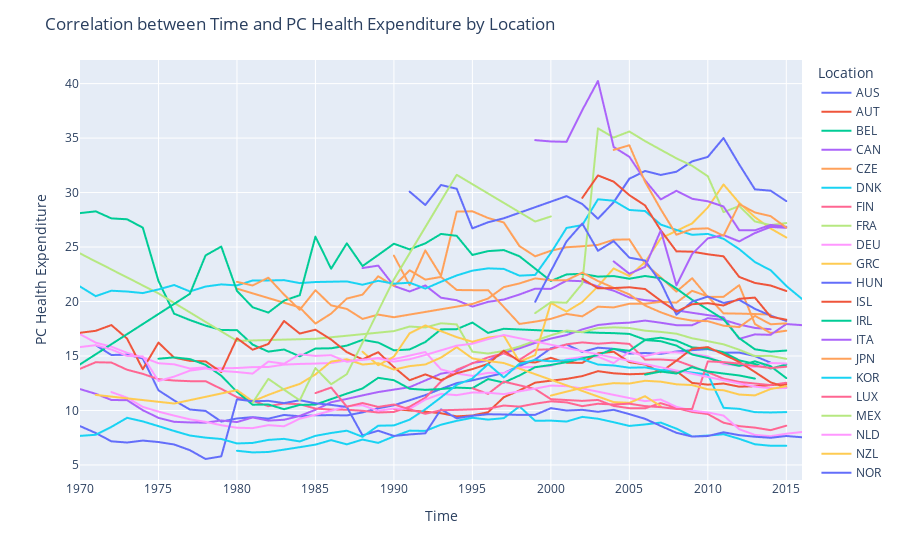

This figure's notebook cell:
### Code cell
fig = px.line(df, x='TIME', y='PC_HEALTHXP', color='LOCATION')

fig.update_layout(
    title='Correlation between Time and PC Health Expenditure by Location',
    xaxis_title='Time',
    yaxis_title='PC Health Expenditure',
    legend_title='Location'
)

fig.show()

# No apparent correlation

### Figure 1 — Plotly figure (JSON) as saved in the notebook; plotly's stock layout.template omitted (floating-point values rounded to 4 significant figures)
{"data": [{"hovertemplate": "LOCATION=AUS<br>TIME=%{x}<br>PC_HEALTHXP=%{y}<extra></extra>", "legendgroup": "AUS", "line": {"color": "#636efa", "dash": "solid"}, "marker": {"symbol": "circle"}, "mode": "lines", "name": "AUS", "showlegend": true, "type": "scattergl", "x": [1971, 1972, 1973, 1974, 1975, 1976, 1977, 1978, 1979, 1980, 1981, 1982, 1983, 1984, 1985, 1986, 1987, 1988, 1989, 1990, 1991, 1992, 1993, 1994, 1995, 1996, 1997, 1998, 1999, 2000, 2001, 2002, 2003, 2004, 2005, 2006, 2007, 2008, 2009, 2010, 2011, 2012, 2013, 2014], "xaxis": "x", "y": [15.99, 15.09, 15.12, 14.77, 11.85, 10.92, 10.09, 9.958, 8.981, 9.263, 9.388, 9.248, 9.589, 9.465, 9.56, 9.568, 9.543, 9.823, 10.2, 10.47, 10.94, 11.41, 11.98, 12.51, 12.76, 13.11, 13.44, 14.08, 14.68, 15.7, 16.06, 15.37, 15.76, 15.66, 15.22, 15.28, 15.2, 15.41, 15.54, 15.63, 15.31, 15.31, 14.99, 14.39], "yaxis": "y"}, {"hovertemplate": "LOCATION=AUT<br>TIME=%{x}<br>PC_HEALTHXP=%{y}<extra></extra>", "legendgroup": "AUT", "line": {"color": "#EF553B", "dash": "solid"}, "marker": {"symbol": "circle"}, "mode": "lines", "name": "AUT", "showlegend": true, "type": "scattergl", "x": [1990, 1991, 1992, 1993, 1994, 1995, 1996, 1997, 1998, 1999, 2000, 2001, 2002, 2003, 2004, 2005, 2006, 2007, 2008, 2009, 2010, 2011, 2012, 2013, 2014, 2015], "xaxis": "x", "y": [10.13, 10.0, 9.889, 9.746, 9.457, 9.542, 9.839, 11.21, 11.84, 12.55, 12.73, 12.9, 13.15, 13.61, 13.41, 13.32, 13.37, 13.61, 13.61, 12.53, 12.37, 12.47, 12.18, 12.22, 12.32, 12.41], "yaxis": "y"}, {"hovertemplate": "LOCATION=BEL<br>TIME=%{x}<br>PC_HEALTHXP=%{y}<extra></extra>", "legendgroup": "BEL", "line": {"color": "#00cc96", "dash": "solid"}, "marker": {"symbol": "circle"}, "mode": "lines", "name": "BEL", "showlegend": true, "type": "scattergl", "x": [1970, 1971, 1972, 1973, 1974, 1975, 1976, 1977, 1978, 1979, 1980, 1981, 1982, 1983, 1984, 1985, 1986, 1987, 1988, 1989, 1990, 1991, 1992, 1993, 1994, 1995, 1996, 1997, 2003, 2004, 2005, 2006, 2007, 2008, 2009, 2010, 2011, 2012, 2013, 2014, 2015], "xaxis": "x", "y": [28.11, 28.27, 27.63, 27.55, 26.78, 21.89, 18.88, 18.3, 17.79, 17.39, 17.37, 16.04, 15.4, 15.59, 14.97, 15.68, 15.71, 15.95, 16.48, 16.23, 15.52, 15.6, 16.28, 17.45, 17.46, 18.07, 17.12, 17.5, 17.13, 17.1, 17.03, 16.5, 16.68, 16.41, 15.79, 15.68, 15.35, 14.6, 14.27, 13.85, 14.21], "yaxis": "y"}, {"hovertemplate": "LOCATION=CAN<br>TIME=%{x}<br>PC_HEALTHXP=%{y}<extra></extra>", "legendgroup": "CAN", "line": {"color": "#ab63fa", "dash": "solid"}, "marker": {"symbol": "circle"}, "mode": "lines", "name": "CAN", "showlegend": true, "type": "scattergl", "x": [1970, 1971, 1972, 1973, 1974, 1975, 1976, 1977, 1978, 1979, 1980, 1981, 1982, 1983, 1984, 1985, 1986, 1987, 1988, 1989, 1990, 1991, 1992, 1993, 1994, 1995, 1996, 1997, 1998, 1999, 2000, 2001, 2002, 2003, 2004, 2005, 2006, 2007, 2008, 2009, 2010, 2011, 2012, 2013, 2014], "xaxis": "x", "y": [11.96, 11.53, 10.96, 10.94, 10.03, 9.319, 8.957, 8.9, 8.882, 9.081, 8.934, 9.357, 9.071, 9.145, 9.5, 10.06, 10.76, 11.06, 11.38, 11.69, 11.91, 12.13, 12.75, 13.38, 13.61, 14.36, 14.58, 15.26, 15.7, 16.2, 16.6, 16.92, 17.44, 17.84, 17.99, 18.06, 18.25, 18.05, 17.83, 17.82, 18.47, 18.32, 17.88, 17.57, 17.45], "yaxis": "y"}, {"hovertemplate": "LOCATION=CZE<br>TIME=%{x}<br>PC_HEALTHXP=%{y}<extra></extra>", "legendgroup": "CZE", "line": {"color": "#FFA15A", "dash": "solid"}, "marker": {"symbol": "circle"}, "mode": "lines", "name": "CZE", "showlegend": true, "type": "scattergl", "x": [1990, 1991, 1992, 1993, 1994, 1995, 1996, 1997, 1998, 1999, 2000, 2001, 2002, 2003, 2004, 2005, 2006, 2007, 2008, 2009, 2010, 2011, 2012, 2013, 2014, 2015], "xaxis": "x", "y": [24.21, 21.5, 24.69, 22.36, 28.25, 28.28, 27.66, 27.25, 25.09, 24.15, 24.66, 24.98, 25.07, 25.2, 25.67, 25.7, 23.48, 22.21, 20.91, 22.14, 20.42, 20.43, 21.5, 17.93, 17.11, 17.32], "yaxis": "y"}, {"hovertemplate": "LOCATION=DNK<br>TIME=%{x}<br>PC_HEALTHXP=%{y}<extra></extra>", "legendgroup": "DNK", "line": {"color": "#19d3f3", "dash": "solid"}, "marker": {"symbol": "circle"}, "mode": "lines", "name": "DNK", "showlegend": true, "type": "scattergl", "x": [1980, 1981, 1982, 1983, 1984, 1985, 1986, 1987, 1988, 1989, 1990, 1991, 1992, 1993, 1994, 1995, 1996, 1997, 1998, 1999, 2000, 2001, 2002, 2003, 2004, 2005, 2006, 2007, 2008, 2009, 2010, 2011, 2012, 2013, 2014, 2015], "xaxis": "x", "y": [6.301, 6.149, 6.189, 6.407, 6.631, 6.864, 7.276, 6.888, 7.33, 7.023, 7.621, 8.145, 8.123, 8.692, 9.047, 9.329, 9.16, 9.295, 10.37, 9.051, 9.068, 8.983, 9.409, 9.241, 8.921, 8.58, 8.718, 8.886, 8.328, 7.613, 7.696, 7.819, 7.395, 6.896, 6.757, 6.758], "yaxis": "y"}, {"hovertemplate": "LOCATION=FIN<br>TIME=%{x}<br>PC_HEALTHXP=%{y}<extra></extra>", "legendgroup": "FIN", "line": {"color": "#FF6692", "dash": "solid"}, "marker": {"symbol": "circle"}, "mode": "lines", "name": "FIN", "showlegend": true, "type": "scattergl", "x": [1970, 1971, 1972, 1973, 1974, 1975, 1976, 1977, 1978, 1979, 1980, 1981, 1982, 1983, 1984, 1985, 1986, 1987, 1988, 1989, 1990, 1991, 1992, 1993, 1994, 1995, 1996, 1997, 1998, 1999, 2000, 2001, 2002, 2003, 2004, 2005, 2006, 2007, 2008, 2009, 2010, 2011, 2012, 2013, 2014, 2015], "xaxis": "x", "y": [13.82, 14.43, 14.4, 13.74, 13.36, 12.87, 12.75, 12.69, 12.69, 11.98, 11.22, 10.9, 10.39, 10.64, 10.57, 10.17, 10.08, 10.07, 9.968, 9.812, 9.864, 10.34, 11.17, 12.65, 13.73, 14.32, 14.88, 15.24, 14.65, 15.57, 15.62, 16.08, 16.25, 16.13, 16.22, 16.11, 14.67, 14.68, 14.59, 14.06, 13.51, 12.92, 12.62, 12.47, 12.33, 12.55], "yaxis": "y"}, {"hovertemplate": "LOCATION=FRA<br>TIME=%{x}<br>PC_HEALTHXP=%{y}<extra></extra>", "legendgroup": "FRA", "line": {"color": "#B6E880", "dash": "solid"}, "marker": {"symbol": "circle"}, "mode": "lines", "name": "FRA", "showlegend": true, "type": "scattergl", "x": [1970, 1975, 1980, 1985, 1990, 1991, 1992, 1993, 1994, 1995, 1996, 1997, 1998, 1999, 2000, 2001, 2002, 2003, 2004, 2005, 2006, 2007, 2008, 2009, 2010, 2011, 2012, 2013, 2014, 2015], "xaxis": "x", "y": [24.41, 20.74, 16.39, 16.58, 17.28, 17.7, 17.62, 18.0, 17.9, 15.39, 15.22, 15.46, 15.87, 16.39, 16.9, 17.33, 17.19, 17.56, 17.63, 17.57, 17.32, 17.21, 17.04, 16.62, 16.36, 16.07, 15.57, 14.99, 15.01, 14.74], "yaxis": "y"}, {"hovertemplate": "LOCATION=DEU<br>TIME=%{x}<br>PC_HEALTHXP=%{y}<extra></extra>", "legendgroup": "DEU", "line": {"color": "#FF97FF", "dash": "solid"}, "marker": {"symbol": "circle"}, "mode": "lines", "name": "DEU", "showlegend": true, "type": "scattergl", "x": [1970, 1971, 1972, 1973, 1974, 1975, 1976, 1977, 1978, 1979, 1980, 1981, 1982, 1983, 1984, 1985, 1986, 1987, 1988, 1989, 1990, 1992, 1993, 1994, 1995, 1996, 1997, 1998, 1999, 2000, 2001, 2002, 2003, 2004, 2005, 2006, 2007, 2008, 2009, 2010, 2011, 2012, 2013, 2014, 2015], "xaxis": "x", "y": [17.0, 16.23, 15.85, 15.29, 14.88, 14.33, 14.23, 13.85, 13.96, 13.88, 13.89, 13.98, 13.99, 14.21, 14.27, 14.3, 14.36, 14.59, 14.63, 14.82, 14.71, 15.37, 13.77, 13.39, 13.18, 13.46, 13.44, 13.96, 14.0, 14.08, 14.69, 14.92, 14.94, 14.35, 15.39, 14.98, 15.32, 15.34, 15.21, 14.97, 14.26, 14.1, 13.99, 14.36, 14.31], "yaxis": "y"}, {"hovertemplate": "LOCATION=GRC<br>TIME=%{x}<br>PC_HEALTHXP=%{y}<extra></extra>", "legendgroup": "GRC", "line": {"color": "#FECB52", "dash": "solid"}, "marker": {"symbol": "circle"}, "mode": "lines", "name": "GRC", "showlegend": true, "type": "scattergl", "x": [1988, 1989, 1990, 1991, 1992, 1993, 1994, 1995, 1996, 1997, 1998, 1999, 2000, 2001, 2002, 2003, 2004, 2005, 2006, 2007, 2009, 2010, 2011, 2012, 2013, 2014, 2015], "xaxis": "x", "y": [15.39, 14.15, 14.94, 17.08, 17.8, 17.28, 16.73, 16.3, 16.69, 16.87, 14.47, 15.08, 19.87, 19.07, 19.95, 21.39, 23.04, 22.34, 23.61, 25.8, 27.17, 28.63, 30.74, 29.05, 27.74, 26.7, 25.88], "yaxis": "y"}, {"hovertemplate": "LOCATION=HUN<br>TIME=%{x}<br>PC_HEALTHXP=%{y}<extra></extra>", "legendgroup": "HUN", "line": {"color": "#636efa", "dash": "solid"}, "marker": {"symbol": "circle"}, "mode": "lines", "name": "HUN", "showlegend": true, "type": "scattergl", "x": [1991, 1992, 1993, 1994, 1995, 1996, 1997, 2001, 2002, 2003, 2004, 2005, 2006, 2007, 2008, 2009, 2010, 2011, 2012, 2013, 2014, 2015], "xaxis": "x", "y": [30.08, 28.86, 30.69, 30.35, 26.71, 27.27, 27.64, 29.67, 28.95, 27.59, 29.11, 31.27, 31.98, 31.62, 31.91, 32.86, 33.27, 35.0, 32.58, 30.29, 30.17, 29.21], "yaxis": "y"}, {"hovertemplate": "LOCATION=ISL<br>TIME=%{x}<br>PC_HEALTHXP=%{y}<extra></extra>", "legendgroup": "ISL", "line": {"color": "#EF553B", "dash": "solid"}, "marker": {"symbol": "circle"}, "mode": "lines", "name": "ISL", "showlegend": true, "type": "scattergl", "x": [1970, 1971, 1972, 1973, 1974, 1975, 1976, 1977, 1978, 1979, 1980, 1981, 1982, 1983, 1984, 1985, 1986, 1987, 1988, 1989, 1990, 1991, 1992, 1993, 1994, 1995, 1996, 1997, 1998, 1999, 2000, 2001, 2002, 2003, 2004, 2005, 2006, 2007, 2008, 2009, 2010, 2011, 2012, 2013, 2014, 2015], "xaxis": "x", "y": [17.13, 17.31, 17.84, 16.6, 13.78, 16.23, 14.85, 14.55, 14.51, 13.52, 16.63, 15.58, 16.1, 18.21, 17.06, 17.41, 16.51, 15.35, 14.69, 15.35, 13.98, 12.78, 13.31, 12.78, 13.42, 13.79, 14.28, 15.49, 14.5, 14.4, 14.83, 14.38, 14.37, 15.24, 15.39, 14.43, 14.22, 13.51, 14.57, 15.66, 15.81, 15.15, 14.45, 13.53, 12.58, 12.13], "yaxis": "y"}, {"hovertemplate": "LOCATION=IRL<br>TIME=%{x}<br>PC_HEALTHXP=%{y}<extra></extra>", "legendgroup": "IRL", "line": {"color": "#00cc96", "dash": "solid"}, "marker": {"symbol": "circle"}, "mode": "lines", "name": "IRL", "showlegend": true, "type": "scattergl", "x": [1975, 1976, 1977, 1978, 1979, 1980, 1981, 1982, 1983, 1984, 1985, 1986, 1987, 1988, 1989, 1990, 1991, 1992, 1993, 1994, 1995, 1996, 1997, 1998, 1999, 2000, 2001, 2002, 2003, 2004, 2005, 2006, 2007, 2008, 2009, 2010, 2011, 2012, 2013, 2014, 2015], "xaxis": "x", "y": [14.75, 14.87, 14.72, 14.19, 13.19, 11.71, 10.53, 10.55, 10.12, 10.51, 10.54, 11.04, 11.55, 12.02, 12.99, 12.78, 11.99, 11.89, 11.97, 12.1, 12.04, 12.88, 12.56, 13.21, 13.97, 14.18, 14.44, 14.78, 15.09, 15.65, 15.47, 16.46, 16.36, 15.95, 15.13, 14.81, 14.41, 14.09, 14.51, 14.06, 12.97], "yaxis": "y"}, {"hovertemplate": "LOCATION=ITA<br>TIME=%{x}<br>PC_HEALTHXP=%{y}<extra></extra>", "legendgroup": "ITA", "line": {"color": "#ab63fa", "dash": "solid"}, "marker": {"symbol": "circle"}, "mode": "lines", "name": "ITA", "showlegend": true, "type": "scattergl", "x": [1988, 1989, 1990, 1991, 1992, 1993, 1994, 1995, 1996, 1997, 1998, 1999, 2000, 2001, 2002, 2003, 2004, 2005, 2006, 2007, 2008, 2009, 2010, 2011, 2012, 2013, 2014, 2015, 2016], "xaxis": "x", "y": [23.07, 23.29, 21.43, 20.92, 21.47, 20.35, 20.12, 19.53, 19.97, 20.18, 20.64, 21.18, 21.16, 21.92, 21.86, 21.38, 21.0, 20.37, 20.12, 20.0, 19.18, 18.96, 18.75, 18.54, 16.57, 16.98, 16.94, 17.93, 17.83], "yaxis": "y"}, {"hovertemplate": "LOCATION=JPN<br>TIME=%{x}<br>PC_HEALTHXP=%{y}<extra></extra>", "legendgroup": "JPN", "line": {"color": "#FFA15A", "dash": "solid"}, "marker": {"symbol": "circle"}, "mode": "lines", "name": "JPN", "showlegend": true, "type": "scattergl", "x": [1980, 1984, 1985, 1986, 1987, 1988, 1989, 1990, 1991, 1992, 1993, 1994, 1995, 1996, 1997, 1998, 1999, 2000, 2001, 2002, 2003, 2004, 2005, 2006, 2007, 2008, 2009, 2010, 2011, 2012, 2013, 2014], "xaxis": "x", "y": [21.18, 19.46, 17.97, 18.89, 20.27, 20.63, 22.32, 21.42, 22.87, 22.01, 22.25, 21.06, 21.04, 21.04, 19.5, 17.94, 18.15, 18.41, 18.86, 18.64, 19.53, 19.46, 19.79, 19.79, 19.97, 19.9, 20.98, 20.47, 18.91, 18.89, 18.85, 18.8], "yaxis": "y"}, {"hovertemplate": "LOCATION=KOR<br>TIME=%{x}<br>PC_HEALTHXP=%{y}<extra></extra>", "legendgroup": "KOR", "line": {"color": "#19d3f3", "dash": "solid"}, "marker": {"symbol": "circle"}, "mode": "lines", "name": "KOR", "showlegend": true, "type": "scattergl", "x": [1970, 1971, 1972, 1973, 1974, 1975, 1976, 1977, 1978, 1979, 1980, 1981, 1982, 1983, 1984, 1985, 1986, 1987, 1988, 1989, 1990, 1991, 1992, 1993, 1994, 1995, 1996, 1997, 1998, 1999, 2000, 2001, 2002, 2003, 2004, 2005, 2006, 2007, 2008, 2009, 2010, 2011, 2012, 2013, 2014, 2015, 2016], "xaxis": "x", "y": [21.38, 20.49, 20.99, 20.92, 20.77, 21.11, 21.51, 20.92, 21.37, 21.57, 21.48, 21.93, 21.93, 21.96, 21.69, 21.79, 21.82, 21.84, 21.54, 21.9, 21.64, 21.73, 21.19, 21.81, 22.39, 22.83, 23.04, 22.99, 22.37, 22.44, 24.45, 26.75, 27.02, 29.38, 29.25, 28.4, 28.3, 27.06, 26.57, 26.12, 26.2, 25.75, 24.81, 23.62, 22.87, 21.43, 20.23], "yaxis": "y"}, {"hovertemplate": "LOCATION=LUX<br>TIME=%{x}<br>PC_HEALTHXP=%{y}<extra></extra>", "legendgroup": "LUX", "line": {"color": "#FF6692", "dash": "solid"}, "marker": {"symbol": "circle"}, "mode": "lines", "name": "LUX", "showlegend": true, "type": "scattergl", "x": [1995, 1996, 1997, 1998, 1999, 2000, 2001, 2002, 2003, 2004, 2005, 2006, 2007, 2008, 2009, 2010, 2011, 2012, 2013, 2014, 2015], "xaxis": "x", "y": [12.04, 11.52, 12.65, 12.31, 11.96, 11.04, 10.96, 10.88, 10.96, 10.41, 10.21, 10.2, 10.67, 10.23, 9.86, 9.668, 8.877, 8.56, 8.424, 8.192, 8.601], "yaxis": "y"}, {"hovertemplate": "LOCATION=MEX<br>TIME=%{x}<br>PC_HEALTHXP=%{y}<extra></extra>", "legendgroup": "MEX", "line": {"color": "#B6E880", "dash": "solid"}, "marker": {"symbol": "circle"}, "mode": "lines", "name": "MEX", "showlegend": true, "type": "scattergl", "x": [1999, 2000, 2001, 2002, 2003, 2004, 2005, 2006, 2007, 2008, 2009, 2010, 2011, 2012, 2013, 2014, 2015], "xaxis": "x", "y": [18.93, 19.94, 19.89, 21.64, 35.89, 35.05, 35.6, 34.73, 33.93, 33.14, 32.45, 31.5, 28.2, 28.77, 27.35, 27.01, 27.2], "yaxis": "y"}, {"hovertemplate": "LOCATION=NLD<br>TIME=%{x}<br>PC_HEALTHXP=%{y}<extra></extra>", "legendgroup": "NLD", "line": {"color": "#FF97FF", "dash": "solid"}, "marker": {"symbol": "circle"}, "mode": "lines", "name": "NLD", "showlegend": true, "type": "scattergl", "x": [1972, 1973, 1974, 1975, 1976, 1977, 1978, 1979, 1980, 1981, 1982, 1983, 1984, 1985, 1986, 1987, 1988, 1989, 1990, 1991, 1992, 1993, 1994, 1995, 1996, 1997, 1998, 1999, 2000, 2001, 2002, 2005, 2006, 2007, 2008, 2009, 2010, 2011, 2012, 2013, 2014, 2015, 2016], "xaxis": "x", "y": [11.69, 11.18, 10.33, 9.894, 9.525, 9.183, 8.954, 8.645, 8.412, 8.378, 8.651, 8.547, 9.244, 9.595, 9.969, 10.4, 10.47, 9.973, 10.17, 10.14, 11.0, 11.52, 11.41, 11.65, 11.63, 11.5, 11.76, 12.0, 12.29, 12.23, 12.02, 11.14, 10.86, 11.0, 10.33, 9.983, 9.817, 9.53, 8.277, 7.757, 7.638, 7.865, 8.024], "yaxis": "y"}, {"hovertemplate": "LOCATION=NZL<br>TIME=%{x}<br>PC_HEALTHXP=%{y}<extra></extra>", "legendgroup": "NZL", "line": {"color": "#FECB52", "dash": "solid"}, "marker": {"symbol": "circle"}, "mode": "lines", "name": "NZL", "showlegend": true, "type": "scattergl", "x": [1971, 1976, 1980, 1981, 1982, 1983, 1984, 1985, 1986, 1987, 1988, 1989, 1990, 1991, 1992, 1993, 1994, 1995, 1996, 1997, 2004, 2005, 2006, 2007], "xaxis": "x", "y": [11.43, 10.64, 11.87, 10.84, 11.43, 11.96, 12.43, 13.31, 14.49, 14.7, 14.21, 14.34, 13.75, 14.07, 14.22, 14.85, 15.81, 14.78, 14.54, 14.36, 10.77, 10.7, 11.31, 10.39], "yaxis": "y"}, {"hovertemplate": "LOCATION=NOR<br>TIME=%{x}<br>PC_HEALTHXP=%{y}<extra></extra>", "legendgroup": "NOR", "line": {"color": "#636efa", "dash": "solid"}, "marker": {"symbol": "circle"}, "mode": "lines", "name": "NOR", "showlegend": true, "type": "scattergl", "x": [1970, 1971, 1972, 1973, 1974, 1975, 1976, 1977, 1978, 1979, 1980, 1981, 1982, 1983, 1984, 1985, 1986, 1987, 1988, 1989, 1990, 1991, 1992, 1993, 1994, 1995, 1996, 1997, 1998, 1999, 2000, 2001, 2002, 2003, 2004, 2005, 2006, 2007, 2008, 2009, 2010, 2011, 2012, 2013, 2014, 2015, 2016], "xaxis": "x", "y": [8.564, 7.933, 7.166, 7.057, 7.236, 7.103, 6.876, 6.355, 5.545, 5.787, 11.02, 10.85, 10.88, 10.67, 10.94, 10.66, 10.51, 10.32, 7.712, 8.141, 7.659, 7.799, 7.903, 10.1, 9.282, 9.514, 9.653, 9.633, 9.592, 9.601, 10.21, 9.993, 10.06, 9.877, 10.06, 9.662, 9.232, 8.579, 7.95, 7.606, 7.653, 7.998, 7.733, 7.589, 7.49, 7.655, 7.539], "yaxis": "y"}, {"hovertemplate": "LOCATION=POL<br>TIME=%{x}<br>PC_HEALTHXP=%{y}<extra></extra>", "legendgroup": "POL", "line": {"color": "#EF553B", "dash": "solid"}, "marker": {"symbol": "circle"}, "mode": "lines", "name": "POL", "showlegend": true, "type": "scattergl", "x": [2002, 2003, 2004, 2005, 2006, 2007, 2008, 2009, 2010, 2011, 2012, 2013, 2014, 2015], "xaxis": "x", "y": [29.51, 31.57, 31, 29.76, 28.82, 26.54, 24.61, 24.57, 24.33, 24.15, 22.25, 21.7, 21.47, 20.97], "yaxis": "y"}, {"hovertemplate": "LOCATION=PRT<br>TIME=%{x}<br>PC_HEALTHXP=%{y}<extra></extra>", "legendgroup": "PRT", "line": {"color": "#00cc96", "dash": "solid"}, "marker": {"symbol": "circle"}, "mode": "lines", "name": "PRT", "showlegend": true, "type": "scattergl", "x": [1970, 1977, 1978, 1979, 1980, 1981, 1982, 1983, 1984, 1985, 1986, 1987, 1988, 1989, 1990, 1991, 1992, 1993, 1994, 1995, 1996, 1997, 1998, 2000, 2001, 2002, 2003, 2004, 2005, 2006, 2007, 2008, 2009, 2010, 2011, 2012, 2013, 2014, 2015], "xaxis": "x", "y": [14.23, 20.71, 24.23, 25.04, 20.98, 19.47, 18.98, 20.08, 20.58, 25.95, 23.01, 25.34, 23.25, 24.27, 25.3, 24.79, 25.34, 26.2, 26.03, 24.27, 24.63, 24.72, 24.15, 21.88, 22.49, 22.54, 22.28, 22.34, 22.09, 22.34, 22.14, 21.18, 20.15, 19.27, 18.37, 16.64, 15.61, 15.4, 15.5], "yaxis": "y"}, {"hovertemplate": "LOCATION=SVK<br>TIME=%{x}<br>PC_HEALTHXP=%{y}<extra></extra>", "legendgroup": "SVK", "line": {"color": "#ab63fa", "dash": "solid"}, "marker": {"symbol": "circle"}, "mode": "lines", "name": "SVK", "showlegend": true, "type": "scattergl", "x": [1999, 2000, 2001, 2002, 2003, 2004, 2005, 2006, 2007, 2008, 2009, 2010, 2011, 2012, 2013, 2014, 2015], "xaxis": "x", "y": [34.81, 34.69, 34.66, 37.56, 40.24, 34.19, 33.28, 31.13, 29.37, 30.16, 29.43, 29.2, 28.72, 26.54, 26.54, 27.03, 26.87], "yaxis": "y"}, {"hovertemplate": "LOCATION=ESP<br>TIME=%{x}<br>PC_HEALTHXP=%{y}<extra></extra>", "legendgroup": "ESP", "line": {"color": "#FFA15A", "dash": "solid"}, "marker": {"symbol": "circle"}, "mode": "lines", "name": "ESP", "showlegend": true, "type": "scattergl", "x": [1980, 1981, 1982, 1983, 1984, 1985, 1986, 1987, 1988, 1989, 1990, 1995, 1996, 1997, 1998, 1999, 2000, 2001, 2002, 2003, 2004, 2005, 2006, 2007, 2008, 2009, 2010, 2011, 2012, 2013, 2014, 2015], "xaxis": "x", "y": [21.81, 21.47, 22.19, 20.64, 19.24, 21.03, 19.65, 19.32, 18.4, 18.8, 18.56, 19.77, 20.27, 21.32, 21.66, 22.12, 21.96, 21.95, 22.65, 21.88, 21.26, 20.65, 19.64, 19.01, 18.49, 18.25, 18.19, 17.78, 17.65, 18.68, 17.91, 18.0], "yaxis": "y"}, {"hovertemplate": "LOCATION=SWE<br>TIME=%{x}<br>PC_HEALTHXP=%{y}<extra></extra>", "legendgroup": "SWE", "line": {"color": "#19d3f3", "dash": "solid"}, "marker": {"symbol": "circle"}, "mode": "lines", "name": "SWE", "showlegend": true, "type": "scattergl", "x": [1970, 1971, 1972, 1973, 1974, 1975, 1976, 1977, 1978, 1979, 1980, 1981, 1982, 1983, 1984, 1985, 1986, 1987, 1988, 1989, 1990, 1991, 1992, 1993, 1994, 1995, 1996, 1997, 1998, 1999, 2000, 2001, 2002, 2003, 2004, 2005, 2006, 2007, 2008, 2009, 2010, 2011, 2012, 2013, 2014, 2015], "xaxis": "x", "y": [7.666, 7.768, 8.49, 9.326, 8.995, 8.56, 8.118, 7.701, 7.507, 7.381, 6.974, 7.019, 7.298, 7.393, 7.157, 7.671, 7.933, 8.143, 7.585, 8.6, 8.628, 9.154, 10.11, 11.2, 12.36, 12.93, 14.25, 13.03, 14.29, 14.63, 14.51, 14.61, 14.71, 14.21, 14.13, 13.92, 13.95, 13.7, 13.65, 13.47, 13.3, 10.24, 10.15, 9.846, 9.816, 9.851], "yaxis": "y"}, {"hovertemplate": "LOCATION=CHE<br>TIME=%{x}<br>PC_HEALTHXP=%{y}<extra></extra>", "legendgroup": "CHE", "line": {"color": "#FF6692", "dash": "solid"}, "marker": {"symbol": "circle"}, "mode": "lines", "name": "CHE", "showlegend": true, "type": "scattergl", "x": [1985, 1986, 1987, 1988, 1989, 1990, 1991, 1992, 1993, 1994, 1995, 1996, 1997, 1998, 1999, 2000, 2001, 2002, 2003, 2004, 2005, 2006, 2007, 2008, 2009, 2010, 2011, 2012, 2013, 2014, 2015], "xaxis": "x", "y": [11.59, 12.11, 10.34, 10.68, 10.33, 10.55, 10.11, 9.692, 10.02, 10.05, 10.1, 10.16, 10.45, 10.35, 10.62, 10.84, 10.74, 10.39, 10.62, 10.55, 10.62, 10.4, 10.3, 10.14, 10.13, 14.5, 14.44, 14.31, 14.08, 13.89, 14.01], "yaxis": "y"}, {"hovertemplate": "LOCATION=TUR<br>TIME=%{x}<br>PC_HEALTHXP=%{y}<extra></extra>", "legendgroup": "TUR", "line": {"color": "#B6E880", "dash": "solid"}, "marker": {"symbol": "circle"}, "mode": "lines", "name": "TUR", "showlegend": true, "type": "scattergl", "x": [1981, 1982, 1983, 1984, 1985, 1986, 1987, 1990, 1994, 1999, 2000], "xaxis": "x", "y": [10.71, 12.9, 11.9, 10.94, 13.89, 12.4, 13.33, 22.02, 31.63, 27.34, 27.81], "yaxis": "y"}, {"hovertemplate": "LOCATION=GBR<br>TIME=%{x}<br>PC_HEALTHXP=%{y}<extra></extra>", "legendgroup": "GBR", "line": {"color": "#FF97FF", "dash": "solid"}, "marker": {"symbol": "circle"}, "mode": "lines", "name": "GBR", "showlegend": true, "type": "scattergl", "x": [1970, 1971, 1972, 1973, 1974, 1975, 1976, 1977, 1978, 1979, 1980, 1981, 1982, 1983, 1984, 1985, 1986, 1987, 1988, 1989, 1990, 1991, 1992, 1993, 1994, 1995, 1996, 1997, 2013, 2014, 2015], "xaxis": "x", "y": [15.82, 15.99, 15.6, 15.01, 14.96, 12.71, 13.11, 13.65, 13.85, 13.63, 13.53, 13.38, 14.49, 14.29, 15.16, 15.01, 15.07, 14.47, 14.66, 14.78, 14.48, 14.7, 15.09, 15.52, 15.95, 16.13, 16.55, 16.93, 12.19, 12.05, 12.06], "yaxis": "y"}, {"hovertemplate": "LOCATION=USA<br>TIME=%{x}<br>PC_HEALTHXP=%{y}<extra></extra>", "legendgroup": "USA", "line": {"color": "#FECB52", "dash": "solid"}, "marker": {"symbol": "circle"}, "mode": "lines", "name": "USA", "showlegend": true, "type": "scattergl", "x": [2000, 2001, 2002, 2003, 2004, 2005, 2006, 2007, 2008, 2009, 2010, 2011, 2012, 2013, 2014, 2015], "xaxis": "x", "y": [11.37, 11.73, 12.07, 12.33, 12.51, 12.47, 12.72, 12.64, 12.4, 12.33, 11.94, 11.86, 11.46, 11.38, 11.97, 12.23], "yaxis": "y"}, {"hovertemplate": "LOCATION=EST<br>TIME=%{x}<br>PC_HEALTHXP=%{y}<extra></extra>", "legendgroup": "EST", "line": {"color": "#636efa", "dash": "solid"}, "marker": {"symbol": "circle"}, "mode": "lines", "name": "EST", "showlegend": true, "type": "scattergl", "x": [1999, 2000, 2001, 2002, 2003, 2004, 2005, 2006, 2007, 2008, 2009, 2010, 2011, 2012, 2013, 2014, 2015], "xaxis": "x", "y": [19.97, 22.79, 25.52, 27.16, 24.65, 25.54, 24.03, 23.76, 21.75, 18.79, 19.98, 20.46, 19.87, 20.15, 19.33, 18.7, 18.22], "yaxis": "y"}, {"hovertemplate": "LOCATION=SVN<br>TIME=%{x}<br>PC_HEALTHXP=%{y}<extra></extra>", "legendgroup": "SVN", "line": {"color": "#EF553B", "dash": "solid"}, "marker": {"symbol": "circle"}, "mode": "lines", "name": "SVN", "showlegend": true, "type": "scattergl", "x": [2002, 2003, 2004, 2005, 2006, 2007, 2008, 2009, 2010, 2011, 2012, 2013, 2014, 2015], "xaxis": "x", "y": [22.09, 21.21, 21.23, 21.3, 21.15, 20.08, 19.07, 19.75, 19.85, 19.63, 20.25, 20.36, 18.61, 18.33], "yaxis": "y"}, {"hovertemplate": "LOCATION=ISR<br>TIME=%{x}<br>PC_HEALTHXP=%{y}<extra></extra>", "legendgroup": "ISR", "line": {"color": "#00cc96", "dash": "solid"}, "marker": {"symbol": "circle"}, "mode": "lines", "name": "ISR", "showlegend": true, "type": "scattergl", "x": [2006, 2007, 2008, 2009, 2010, 2011, 2012, 2013], "xaxis": "x", "y": [13.29, 13.57, 13.39, 13.97, 13.58, 13.39, 13.21, 12.92], "yaxis": "y"}, {"hovertemplate": "LOCATION=LVA<br>TIME=%{x}<br>PC_HEALTHXP=%{y}<extra></extra>", "legendgroup": "LVA", "line": {"color": "#ab63fa", "dash": "solid"}, "marker": {"symbol": "circle"}, "mode": "lines", "name": "LVA", "showlegend": true, "type": "scattergl", "x": [2004, 2005, 2006, 2007, 2008, 2009, 2010, 2011, 2012, 2013, 2014, 2015], "xaxis": "x", "y": [23.68, 22.55, 23.18, 26.52, 21.48, 24.35, 25.79, 26.09, 25.52, 26.28, 26.84, 26.76], "yaxis": "y"}, {"hovertemplate": "LOCATION=LTU<br>TIME=%{x}<br>PC_HEALTHXP=%{y}<extra></extra>", "legendgroup": "LTU", "line": {"color": "#FFA15A", "dash": "solid"}, "marker": {"symbol": "circle"}, "mode": "lines", "name": "LTU", "showlegend": true, "type": "scattergl", "x": [2004, 2005, 2006, 2007, 2008, 2009, 2010, 2011, 2012, 2013, 2014, 2015], "xaxis": "x", "y": [33.91, 34.34, 30.99, 28.47, 26.13, 26.66, 26.72, 26.04, 28.94, 28.17, 27.84, 26.78], "yaxis": "y"}, {"hovertemplate": "LOCATION=RUS<br>TIME=%{x}<br>PC_HEALTHXP=%{y}<extra></extra>", "legendgroup": "RUS", "line": {"color": "#19d3f3", "dash": "solid"}, "marker": {"symbol": "circle"}, "mode": "lines", "name": "RUS", "showlegend": true, "type": "scattergl", "x": [2015], "xaxis": "x", "y": [22.94], "yaxis": "y"}], "layout": {"legend": {"title": {"text": "Location"}, "tracegroupgap": 0}, "margin": {"t": 60}, "title": {"text": "Correlation between Time and PC Health Expenditure by Location"}, "xaxis": {"anchor": "y", "domain": [0, 1], "title": {"text": "Time"}}, "yaxis": {"anchor": "x", "domain": [0, 1], "title": {"text": "PC Health Expenditure"}}}}
